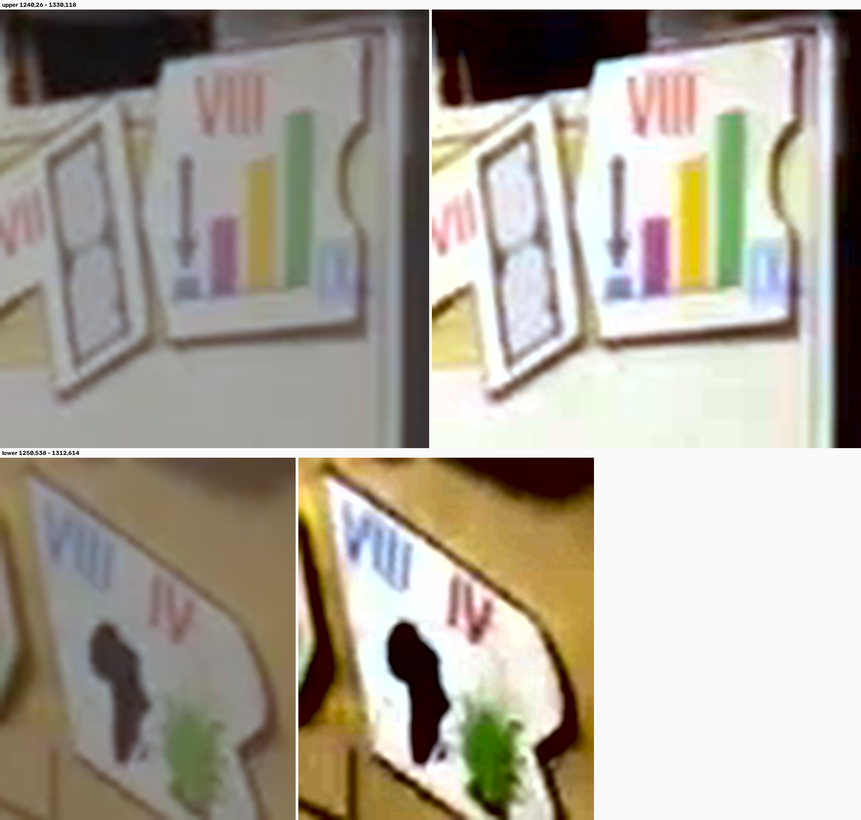
#> input picture tools/pieces/ANGLE2_CARDS.png, 861 x 820 px, shrunk from 2528 x 2408 before the run
$ python inkq.py ANGLE2_CARDS.png
#> lines starting #> are read from the running program, lines starting #| are printed output that depends on the picture
#!/usr/bin/env python3
"""inkq.py IMG.png x0,y0,x1,y1:label ...  -> per-box ink hue vs local paper"""
import sys, cv2, numpy as np
im = cv2.imread(sys.argv[1]); lab = cv2.cvtColor(im, cv2.COLOR_BGR2LAB).astype(np.float32)
#> further down, im is the input picture: shape (820, 861, 3); mean B, G, R 151, 163.3, 169.9
#> after `lab = cv2.cvtColor(im, cv2.COLOR_BGR2LAB).astype(np.float32)`:
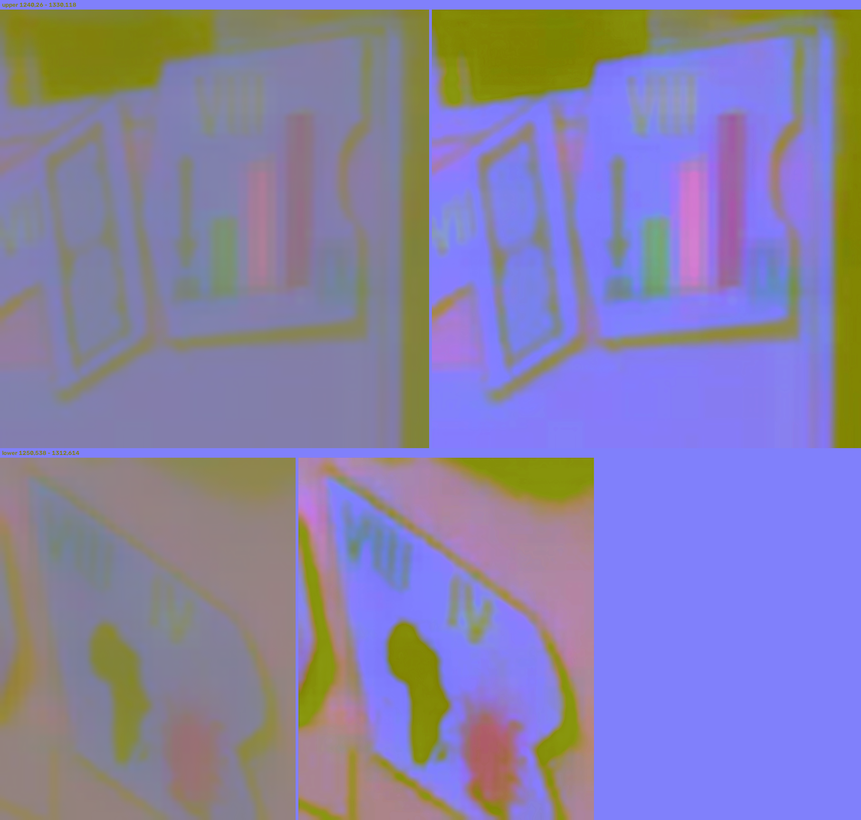
#> lab: shape (820, 861, 3) float32; mean B, G, R 168.8, 128.9, 135.4
L,A,B = lab[:,:,0], lab[:,:,1]-128, lab[:,:,2]-128
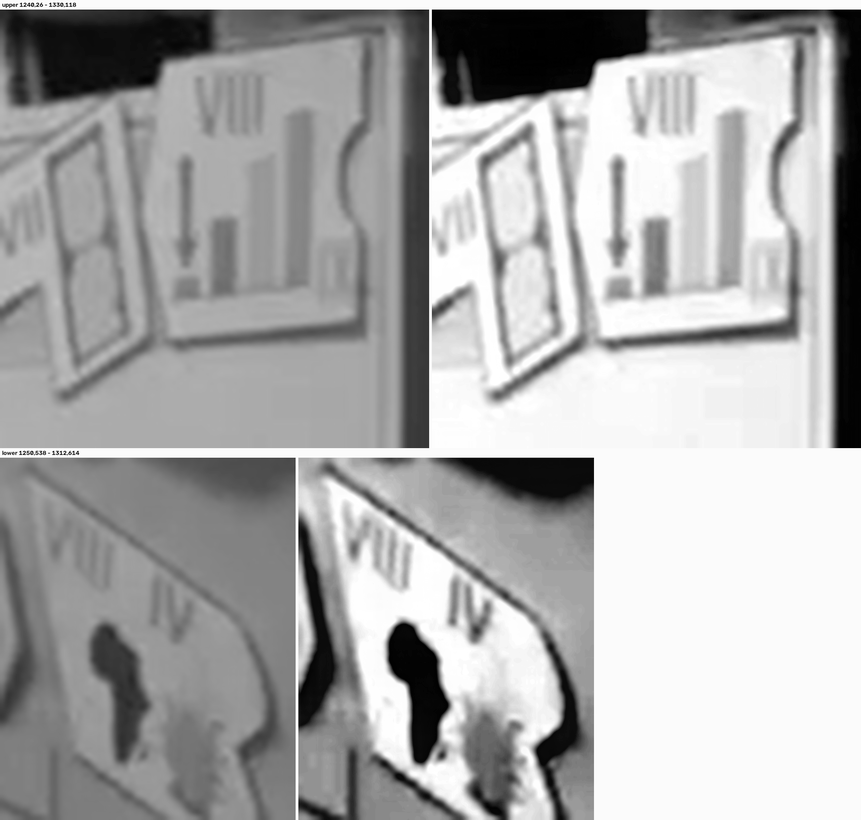
#> L: shape (820, 861) float32; min 0, max 255, mean 169.2
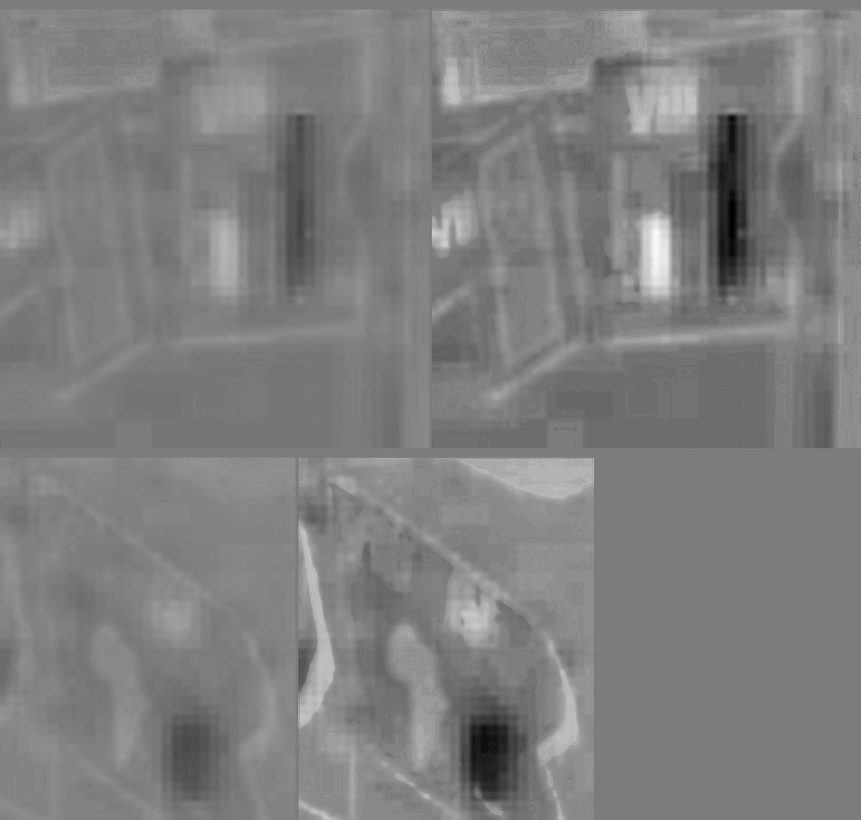
#> A: shape (820, 861) float32; min -42, max 44, mean 0.9; drawn with min black and max white
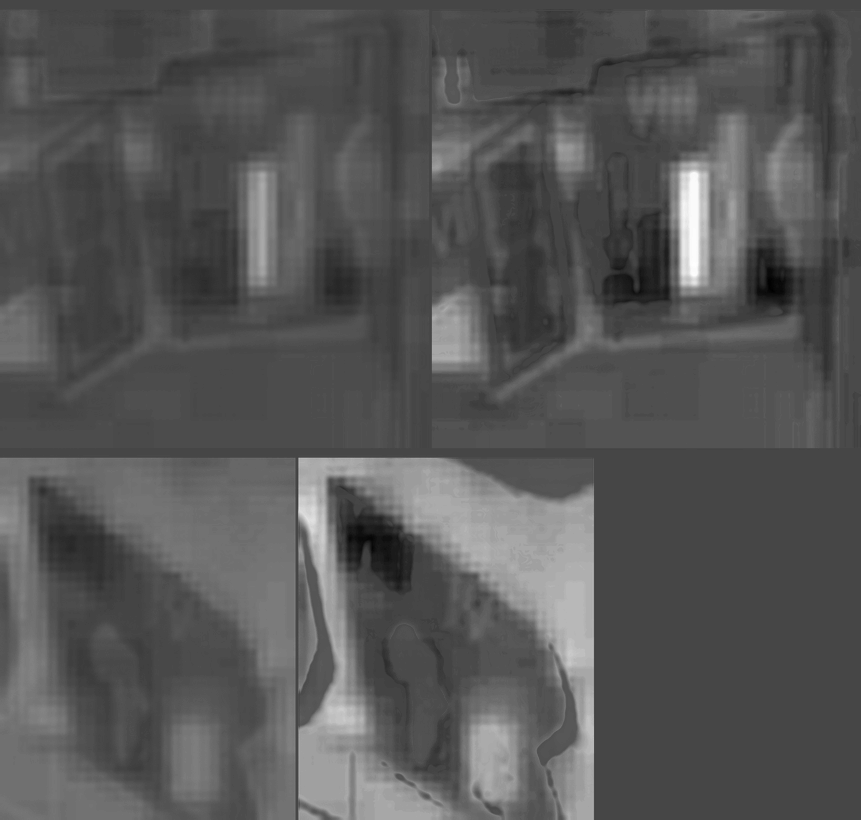
#> B: shape (820, 861) float32; min -32, max 84, mean 7.4; drawn with min black and max white
for spec in sys.argv[2:]:
    box,lb = spec.split(':')
    x0,y0,x1,y1 = [int(v) for v in box.split(',')]
    sl = (slice(y0,y1), slice(x0,x1))
    Ls = L[sl]
    thr = np.percentile(Ls, 25)
    ink = Ls <= thr
    pap = Ls >= np.percentile(Ls, 70)
    da = float(A[sl][ink].mean() - A[sl][pap].mean())
    db = float(B[sl][ink].mean() - B[sl][pap].mean())
    verdict = 'RED ' if da > 1.5 else ('BLUE' if da < 0.5 else '????')
    print(f'{lb:14s} da*={da:+6.2f} db*={db:+6.2f} Link={Ls[ink].mean():5.1f} Lpap={Ls[pap].mean():5.1f} -> {verdict}')

$ run again, on tools/pieces/B6.png
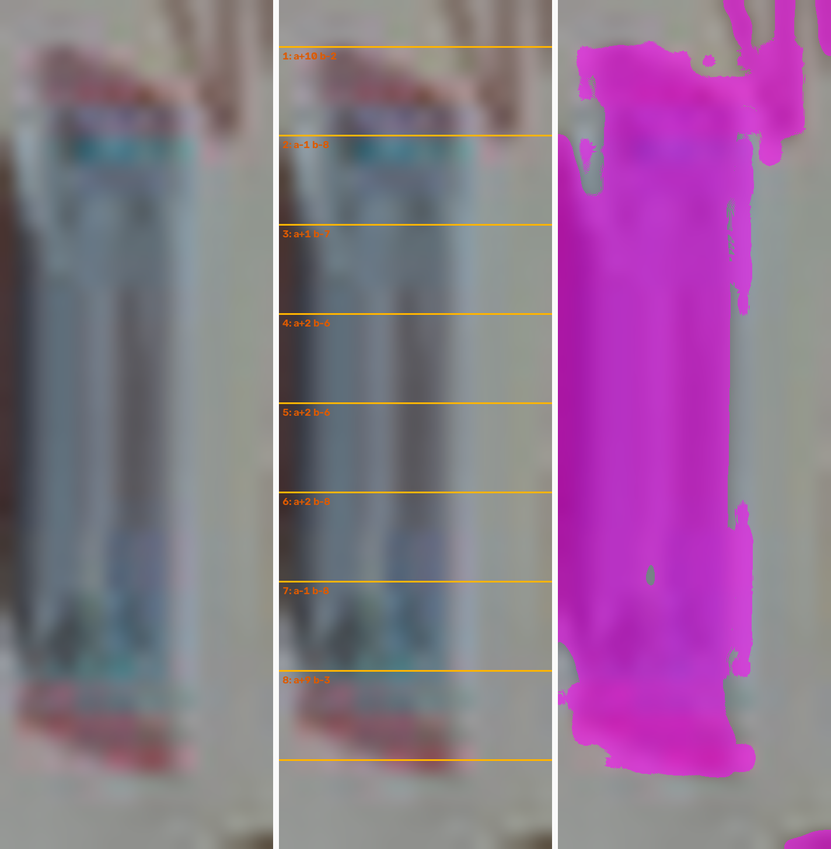
#> input picture tools/pieces/B6.png, 831 x 849 px, shrunk from 1424 x 1456 before the run
#> im is the input picture: shape (849, 831, 3); mean B, G, R 142.5, 114.5, 140.6
#> `L,A,B = lab[:,:,0], lab[:,:,1]-128, lab[:,:,2]-128`:
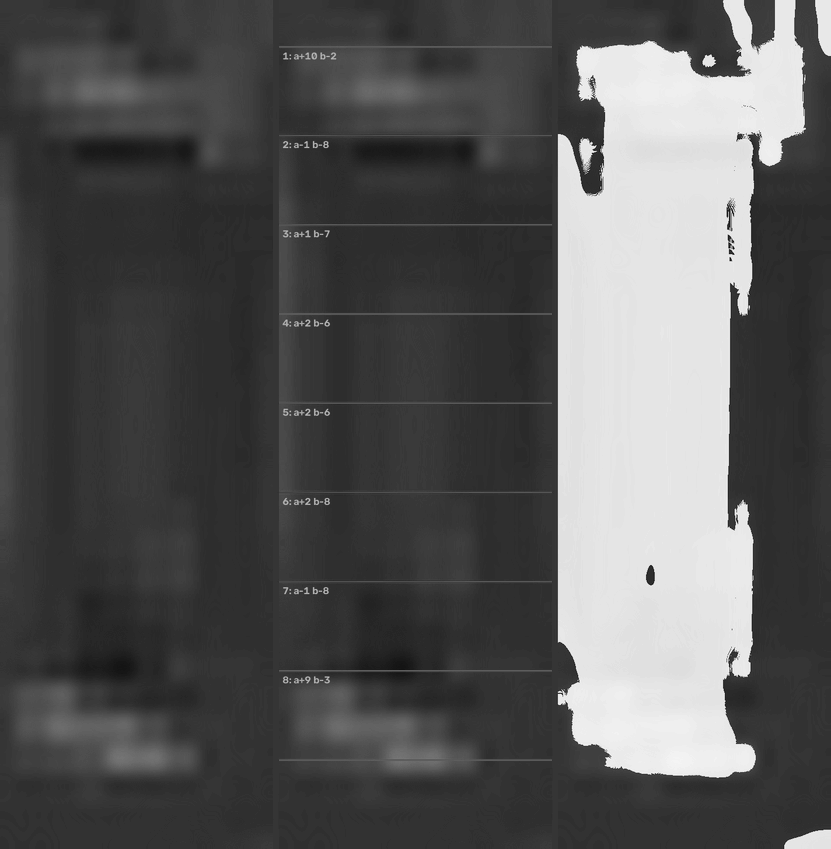
#> A: shape (849, 831) float32; min -21, max 80, mean 13.7; drawn with min black and max white
#> `L,A,B = lab[:,:,0], lab[:,:,1]-128, lab[:,:,2]-128`:
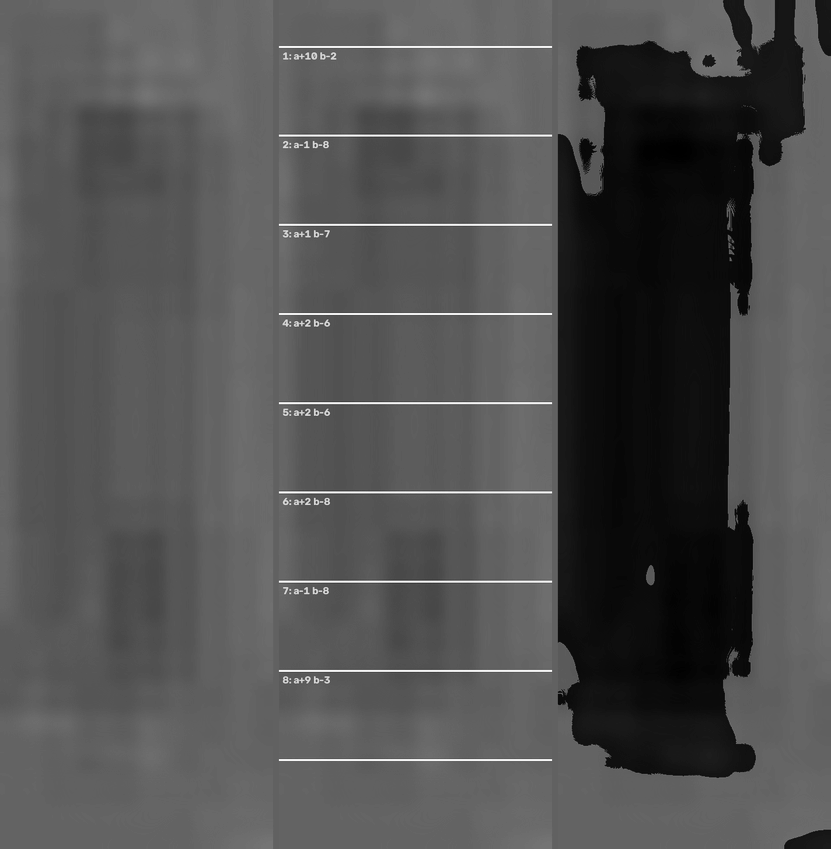
#> B: shape (849, 831) float32; min -53, max 85, mean -9.2; drawn with min black and max white

$ run again, on tools/pieces/C14.png
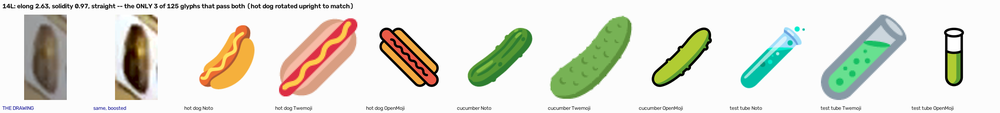
#> input picture tools/pieces/C14.png, 1000 x 113 px, shrunk from 2530 x 286 before the run
#> im is the input picture: shape (113, 1000, 3); mean B, G, R 214, 224.8, 224.2
#> `lab = cv2.cvtColor(im, cv2.COLOR_BGR2LAB).astype(np.float32)`:
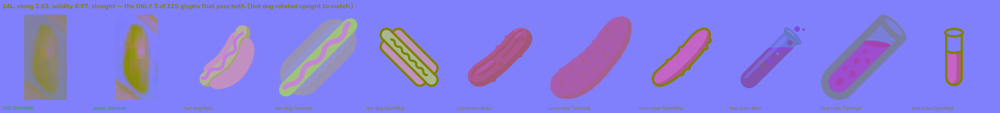
#> lab: shape (113, 1000, 3) float32; mean B, G, R 227.3, 126.8, 133.9
#> `L,A,B = lab[:,:,0], lab[:,:,1]-128, lab[:,:,2]-128`:
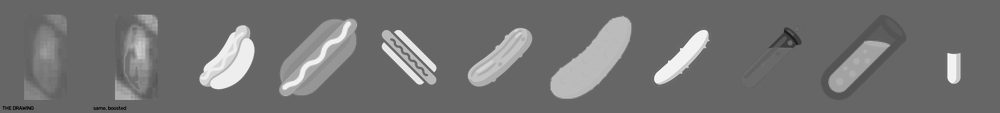
#> B: shape (113, 1000) float32; min -50, max 74, mean 5.9; drawn with min black and max white

$ run again, on tools/pieces/C6_806b.png
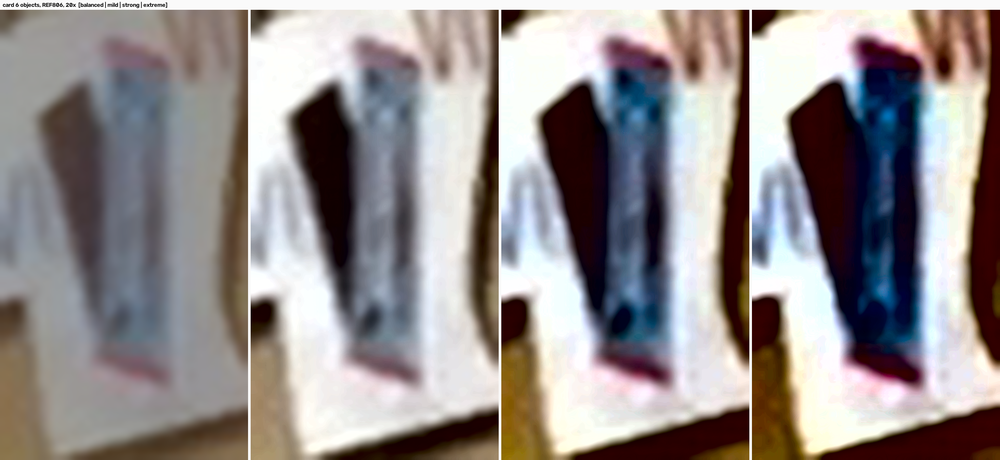
#> input picture tools/pieces/C6_806b.png, 1000 x 460 px, shrunk from 3064 x 1410 before the run
#> im is the input picture: shape (460, 1000, 3); mean B, G, R 140.7, 140.6, 147.2
#> `L,A,B = lab[:,:,0], lab[:,:,1]-128, lab[:,:,2]-128`:
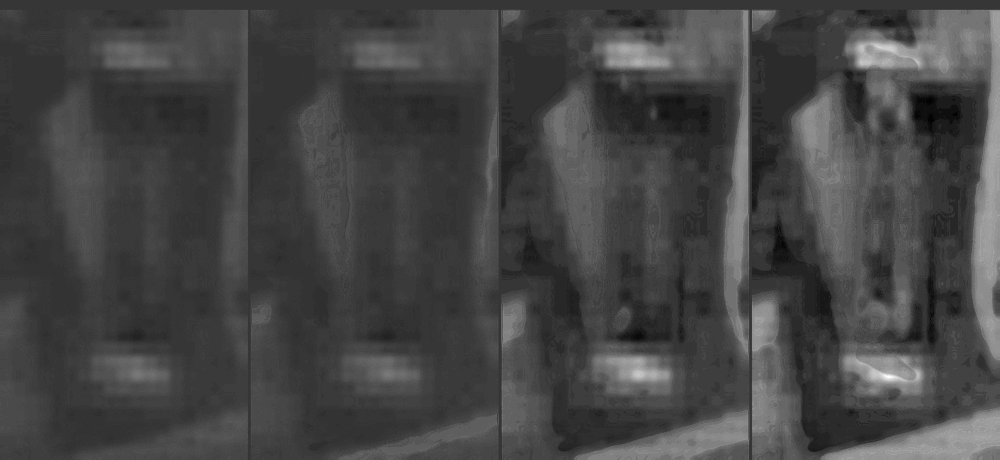
#> A: shape (460, 1000) float32; min -14, max 51, mean 3.6; drawn with min black and max white
#> `L,A,B = lab[:,:,0], lab[:,:,1]-128, lab[:,:,2]-128`:
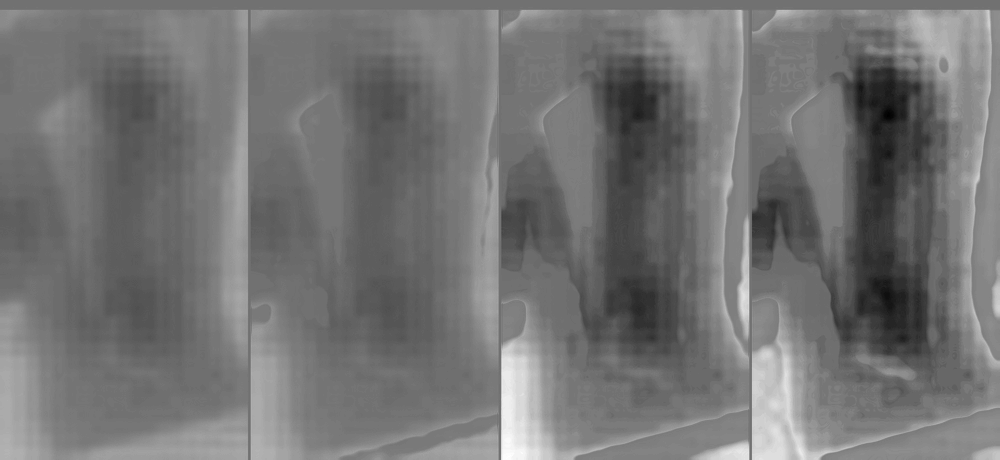
#> B: shape (460, 1000) float32; min -45, max 56, mean 1; drawn with min black and max white
